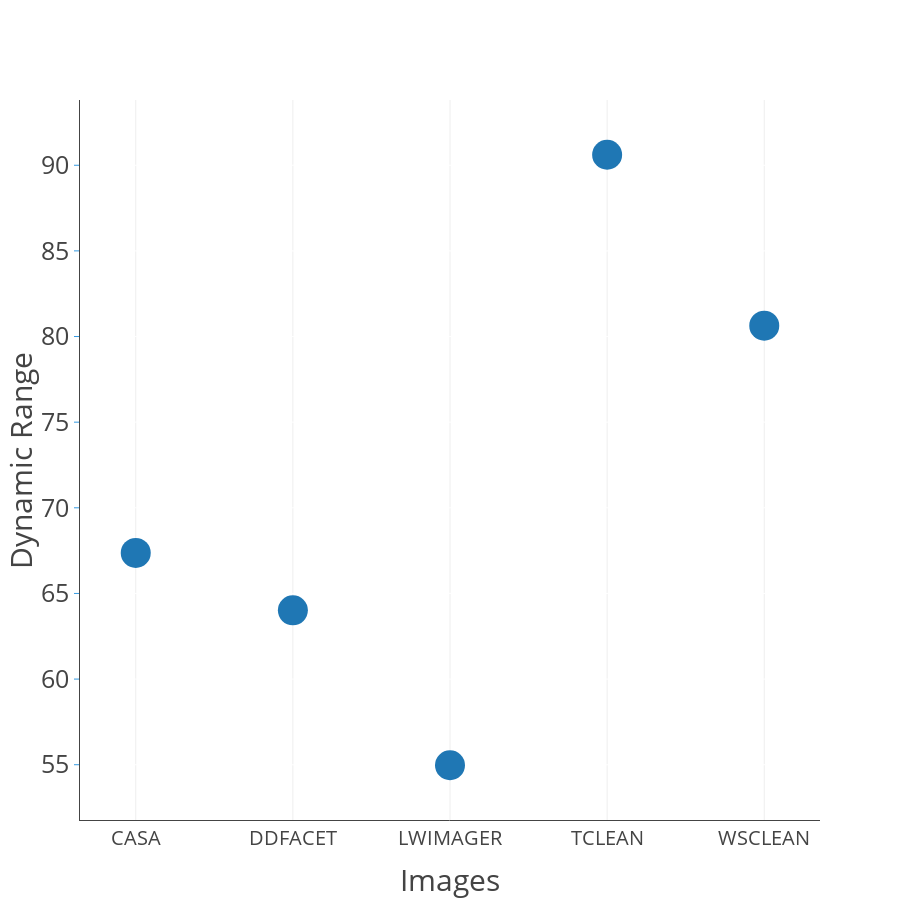

The code cell stored with this chart in its notebook:
### Markdown cell above
## Dynamic Ranges

### Code cell
beam_factor = 4
DRs = OrderedDict()
im_titles = []
dir = directory.value
for m, r in models_dr.items():
    DRs[r[23:-19].upper()] = model_dynamic_range('{:s}/{:s}'.format(dir, m),'{:s}/{:s}'.format(dir, r), 6, beam_factor)
#    DRs[r[:-19]] = model_dynamic_range('{:s}/{:s}'.format(dir, m),'{:s}/{:s}'.format(dir, r), 94, beam_factor)
zipped_props = zip(DRs.keys(), DRs.values())
ims, values = zip(*sorted(zipped_props, key=lambda x: x[0]))
drs, names = [], []
for val in values:
    drs.append(val['global_rms'])
    #names.append("DR=({:f},{:f})".format(val[1], val[-1]))
    names.append("global_rms_DR={:f}".format(val['global_rms']))
fig = tools.make_subplots(rows=1, cols=1, shared_yaxes=False, print_grid=False,
                          horizontal_spacing = 0.005, vertical_spacing = 0.15)
fig.append_trace(go.Scatter(x=ims, showlegend=False, text = names,
                            y=np.array(drs), mode = 'markers', marker=dict(size='30')), 1, 1)
#fig['layout'].update(title='<b>SNR with self-cal iterations</b>', height=900, width=900,
fig['layout'].update(title='', height=900, width=900,
                     paper_bgcolor='rgb(255,255,255)', #plot_bgcolor='rgb(229,229,229)',
                     legend=dict(x=0.8,y=1.0))
fig['layout'].update(
    {'yaxis{}'.format(1):YAxis(title=u'Dynamic Range',gridcolor='rgb(255,255,255)',
        tickfont=dict(size=25),
        titlefont=dict(size=30),
        showgrid=True,
        showline=True,
        showticklabels=True,
        tickcolor='rgb(51,153,225)',
        ticks='outside',
        zeroline=False)})
fig['layout'].update({'xaxis{}'.format(1):XAxis(title='Images', position=0.0,
                                                        tickfont=dict(size=20),
                                                        titlefont=dict(size=30),
                                                        showline=True,
                                                        overlaying='x')})
fig['layout']['titlefont'].update({'size':20})
py.iplot(fig, filename='make-subplots-multiple-with-titles')

### Figure 1 — Plotly figure (JSON) as saved in the notebook; plotly's stock layout.template omitted (floating-point values rounded to 4 significant figures)
{"data": [{"marker": {"size": "30"}, "mode": "markers", "showlegend": false, "text": ["global_rms_DR=67.363441", "global_rms_DR=64.016329", "global_rms_DR=54.969577", "global_rms_DR=90.612922", "global_rms_DR=80.634980"], "type": "scatter", "x": ["CASA", "DDFACET", "LWIMAGER", "TCLEAN", "WSCLEAN"], "xaxis": "x1", "y": [67.36, 64.02, 54.97, 90.61, 80.63], "yaxis": "y1"}], "layout": {"height": 900, "legend": {"x": 0.8, "y": 1}, "paper_bgcolor": "rgb(255,255,255)", "title": "", "titlefont": {"size": 20}, "width": 900, "xaxis1": {"anchor": "y1", "domain": [0, 1], "overlaying": "x", "position": 0, "showline": true, "tickfont": {"size": 20}, "title": "Images", "titlefont": {"size": 30}}, "yaxis1": {"anchor": "x1", "domain": [0, 1], "gridcolor": "rgb(255,255,255)", "showgrid": true, "showline": true, "showticklabels": true, "tickcolor": "rgb(51,153,225)", "tickfont": {"size": 25}, "ticks": "outside", "title": "Dynamic Range", "titlefont": {"size": 30}, "zeroline": false}}}
